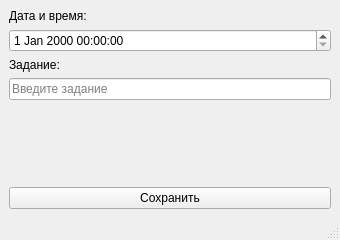
<?xml version="1.0" encoding="UTF-8"?>
<ui version="4.0">
 <class>EditWorkTask</class>
 <widget class="QMainWindow" name="EditWorkTask">
  <property name="windowModality">
   <enum>Qt::WindowModal</enum>
  </property>
  <property name="geometry">
   <rect>
    <x>0</x>
    <y>0</y>
    <width>340</width>
    <height>240</height>
   </rect>
  </property>
  <property name="minimumSize">
   <size>
    <width>340</width>
    <height>240</height>
   </size>
  </property>
  <property name="maximumSize">
   <size>
    <width>16777215</width>
    <height>240</height>
   </size>
  </property>
  <property name="windowTitle">
   <string>Изменение рабочего задания</string>
  </property>
  <property name="windowIcon">
   <iconset resource="resource.qrc">
    <normaloff>:/icon/icon.ico</normaloff>:/icon/icon.ico</iconset>
  </property>
  <widget class="QWidget" name="centralwidget">
   <layout class="QVBoxLayout" name="verticalLayout_2">
    <item>
     <layout class="QVBoxLayout" name="verticalLayout">
      <item>
       <widget class="QLabel" name="label">
        <property name="text">
         <string>Дата и время:</string>
        </property>
       </widget>
      </item>
      <item>
       <widget class="QDateTimeEdit" name="dateTimeEdit"/>
      </item>
      <item>
       <widget class="QLabel" name="label_2">
        <property name="text">
         <string>Задание:</string>
        </property>
       </widget>
      </item>
      <item>
       <widget class="QLineEdit" name="task_lineEdit">
        <property name="placeholderText">
         <string>Введите задание</string>
        </property>
       </widget>
      </item>
      <item>
       <spacer name="verticalSpacer">
        <property name="orientation">
         <enum>Qt::Vertical</enum>
        </property>
        <property name="sizeHint" stdset="0">
         <size>
          <width>20</width>
          <height>40</height>
         </size>
        </property>
       </spacer>
      </item>
      <item>
       <widget class="QPushButton" name="save_pushButton">
        <property name="text">
         <string>Сохранить</string>
        </property>
       </widget>
      </item>
     </layout>
    </item>
   </layout>
  </widget>
  <widget class="QMenuBar" name="menubar">
   <property name="geometry">
    <rect>
     <x>0</x>
     <y>0</y>
     <width>340</width>
     <height>21</height>
    </rect>
   </property>
  </widget>
  <widget class="QStatusBar" name="statusbar"/>
 </widget>
 <resources>
  <include location="resource.qrc"/>
 </resources>
 <connections/>
</ui>
